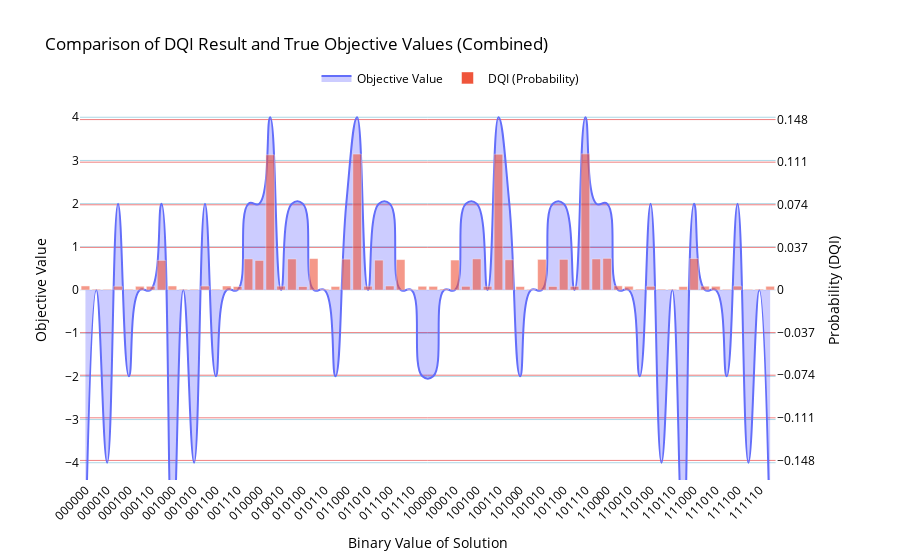

Notebook code cell kept with this figure:
### Code cell
combined_counts = combine_counts(counts)
plot_results_union_plotly(
    brute_force_results,
    combined_counts,
    plot_name="Comparison of DQI Result and True Objective Values (Combined)",
    spline_smoothing=1.3
)

### Figure 1 — Plotly figure (JSON) as saved in the notebook; plotly's stock layout.template omitted (floating-point values rounded to 4 significant figures)
{"data": [{"fill": "tozeroy", "fillcolor": "rgba(0,0,255,0.2)", "line": {"shape": "spline", "smoothing": 1.3}, "mode": "lines", "name": "Objective Value", "type": "scatter", "x": ["000000", "000001", "000010", "000011", "000100", "000101", "000110", "000111", "001000", "001001", "001010", "001011", "001100", "001101", "001110", "001111", "010000", "010001", "010010", "010011", "010100", "010101", "010110", "010111", "011000", "011001", "011010", "011011", "011100", "011101", "011110", "011111", "100000", "100001", "100010", "100011", "100100", "100101", "100110", "100111", "101000", "101001", "101010", "101011", "101100", "101101", "101110", "101111", "110000", "110001", "110010", "110011", "110100", "110101", "110110", "110111", "111000", "111001", "111010", "111011", "111100", "111101", "111110", "111111"], "xaxis": "x", "y": [-6, 0, -4, 2, -2, 0, 0, 2, -6, 0, -4, 2, -2, 0, 0, 2, 2, 4, 0, 2, 2, 0, 0, -2, 2, 4, 0, 2, 2, 0, 0, -2, -2, 0, 0, 2, 2, 0, 4, 2, -2, 0, 0, 2, 2, 0, 4, 2, 2, 0, 0, -2, 2, -4, 0, -6, 2, 0, 0, -2, 2, -4, 0, -6], "yaxis": "y"}, {"marker": {"opacity": 0.6}, "name": "DQI (Probability)", "type": "bar", "x": ["000000", "000001", "000010", "000011", "000100", "000101", "000110", "000111", "001000", "001001", "001010", "001011", "001100", "001101", "001110", "001111", "010000", "010001", "010010", "010011", "010100", "010101", "010110", "010111", "011000", "011001", "011010", "011011", "011100", "011101", "011110", "011111", "100000", "100001", "100010", "100011", "100100", "100101", "100110", "100111", "101000", "101001", "101010", "101011", "101100", "101101", "101110", "101111", "110000", "110001", "110010", "110011", "110100", "110101", "110110", "110111", "111000", "111001", "111010", "111011", "111100", "111101", "111110", "111111"], "xaxis": "x", "y": [0.00352, 0.00071, 0.00064, 0.00328, 0.00068, 0.00322, 0.00322, 0.02572, 0.00351, 0.00067, 0.00069, 0.00343, 0.0007, 0.00347, 0.00304, 0.02703, 0.02569, 0.1174, 0.00336, 0.02697, 0.00302, 0.02731, 0.00071, 0.00308, 0.02677, 0.1181, 0.00328, 0.02596, 0.00352, 0.02642, 0.00054, 0.00323, 0.00317, 0.00085, 0.02602, 0.0032, 0.02705, 0.00316, 0.1179, 0.02627, 0.00302, 0.00059, 0.0266, 0.00308, 0.02663, 0.00317, 0.1182, 0.02699, 0.02749, 0.00359, 0.00324, 0.00075, 0.0032, 0.00074, 0.00067, 0.003, 0.02734, 0.00328, 0.00322, 0.00066, 0.0034, 0.00061, 0.00072, 0.00323], "yaxis": "y2"}], "layout": {"font": {"color": "black"}, "legend": {"orientation": "h", "x": 0.5, "xanchor": "center", "y": 1.02, "yanchor": "bottom"}, "title": {"text": "Comparison of DQI Result and True Objective Values (Combined)"}, "xaxis": {"anchor": "y", "domain": [0, 0.94], "tickangle": -45, "title": {"text": "Binary Value of Solution"}}, "yaxis": {"anchor": "x", "domain": [0, 1], "dtick": 1, "gridcolor": "lightblue", "range": [-4.4, 4.4], "showgrid": true, "tick0": 0, "title": {"text": "Objective Value"}}, "yaxis2": {"anchor": "x", "dtick": 0.037, "gridcolor": "lightcoral", "overlaying": "y", "range": [-0.165, 0.165], "showgrid": true, "side": "right", "tick0": 0, "title": {"text": "Probability (DQI)"}}}}
